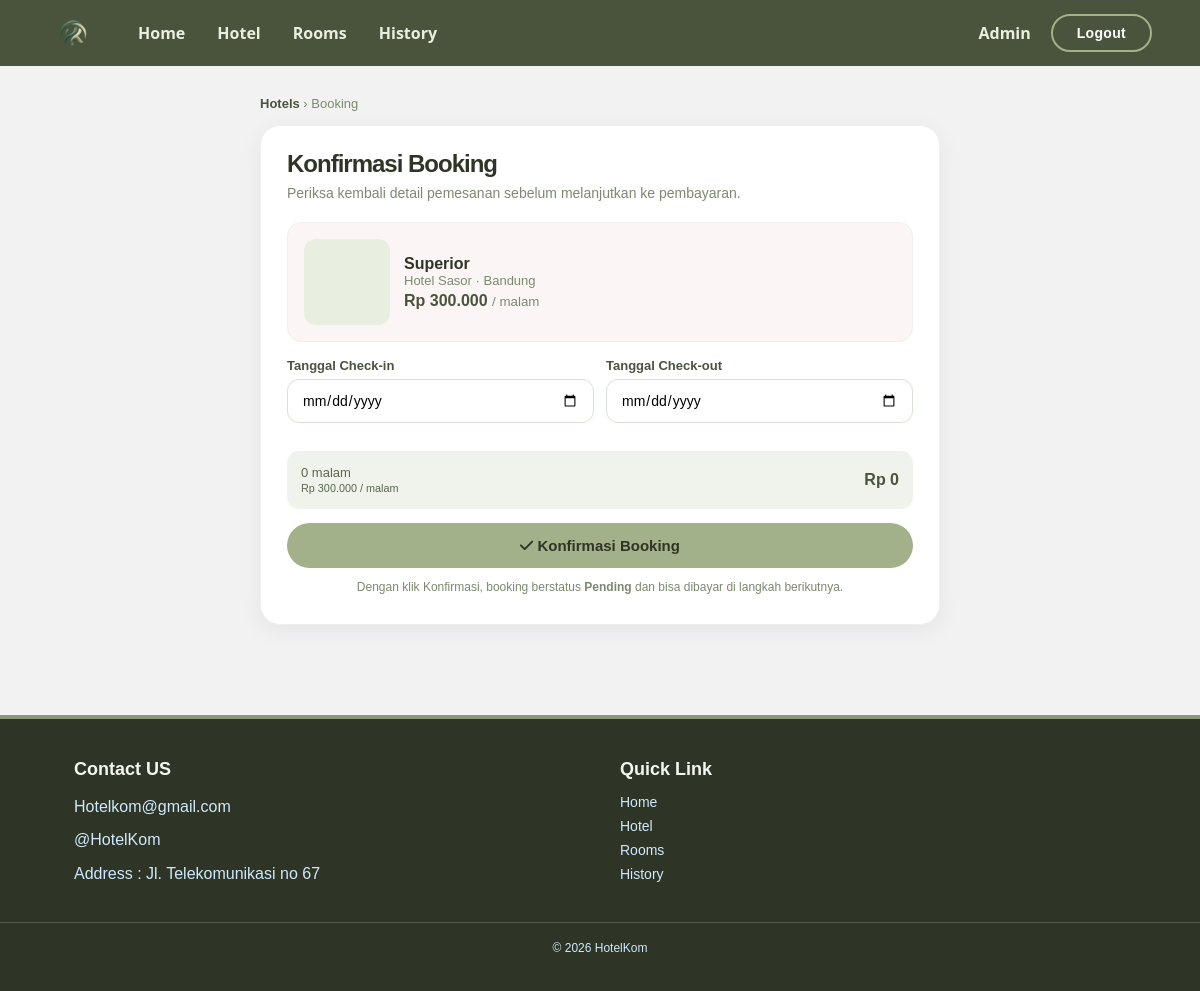
Page /booking.php?id_kamar=4 (signed in) on the committed database.
### tables this page shows
CREATE TABLE `rooms` (
  `id_kamar` int(11) NOT NULL,
  `id_hotel` int(11) DEFAULT NULL,
  `tipe_kamar` varchar(50) NOT NULL,
  `harga_per_malam` decimal(10,2) NOT NULL,
  `stok_kamar` int(11) NOT NULL,
  `deskripsi_kamar` text DEFAULT NULL
);

CREATE TABLE `hotels` (
  `id_hotel` int(11) NOT NULL,
  `nama_hotel` varchar(100) NOT NULL,
  `alamat` text NOT NULL,
  `kota` varchar(50) NOT NULL,
  `deskripsi` text DEFAULT NULL
);

### booking.php (the view, shortened to what this page needs)
<?php
require_once 'config/koneksi.php';
$prefill_kamar = null;
if ($_SERVER['REQUEST_METHOD'] === 'GET' && isset($_GET['id_kamar']) && is_numeric($_GET['id_kamar'])) {
    $idk = (int)$_GET['id_kamar'];
    $stmt = mysqli_prepare($koneksi, "SELECT r.*, h.nama_hotel, h.kota FROM rooms r JOIN hotels h ON h.id_hotel=r.id_hotel WHERE r.id_kamar=?");
    mysqli_stmt_bind_param($stmt, "i", $idk);
    mysqli_stmt_execute($stmt);
    $prefill_kamar = mysqli_fetch_assoc(mysqli_stmt_get_result($stmt));
}
function e($s){ return htmlspecialchars((string)$s, ENT_QUOTES,'UTF-8'); }
function rupiah($n){ return 'Rp '.number_format((float)$n,0,',','.'); }
include 'includes/header.php';
include 'includes/navbar.php';
?>
<div class="booking-wrap">
    <div style="font-size:13px;color:#7a8a6e;margin-bottom:14px;">
        <a href="hotels.php" style="color:#4A533C;text-decoration:none;font-weight:600;">Hotels</a> &rsaquo; Booking
    </div>
    <div class="booking-card-main">
        <h1>Konfirmasi Booking</h1>
        <p class="sub">Periksa kembali detail pemesanan sebelum melanjutkan ke pembayaran.</p>
        <?php if ($prefill_kamar): ?>
            <div class="kamar-preview">
                <div class="kamar-preview-img"></div>
                <div>
                    <div style="font-weight:700;color:#2F3526;"><?php echo e($prefill_kamar['tipe_kamar']); ?></div>
                    <div style="font-size:13px;color:#7a8a6e;"><?php echo e($prefill_kamar['nama_hotel']); ?> &middot; <?php echo e($prefill_kamar['kota']); ?></div>
                    <div style="font-weight:700;color:#4A533C;margin-top:4px;"><?php echo rupiah($prefill_kamar['harga_per_malam']); ?> <small style="font-weight:400;color:#7a8a6e;">/ malam</small></div>
                </div>
            </div>
            <form method="POST" action="booking.php" id="bookingForm">
                <div style="display:grid;grid-template-columns:1fr 1fr;gap:12px;">
                    <div class="form-group">
                        <label>Tanggal Check-in</label>
                        <input type="date" name="tanggal_checkin" id="ci" required min="<?php echo date('Y-m-d', strtotime('+1 day')); ?>" value="<?php echo e($_POST['tanggal_checkin'] ?? ''); ?>">
                    </div>
                    <div class="form-group">
                        <label>Tanggal Check-out</label>
                        <input type="date" name="tanggal_checkout" id="co" required value="<?php echo e($_POST['tanggal_checkout'] ?? ''); ?>">
                    </div>
                </div>
                <div class="total-box">
                    <span style="font-size:13px;color:#5a6650;">
                        <span id="malamTxt">0 malam</span><br>
                        <small><?php echo rupiah($prefill_kamar['harga_per_malam']); ?> / malam</small>
                    </span>
                    <strong id="totalTxt" style="color:#4A533C;">Rp 0</strong>
                </div>
                <button type="submit" class="btn-submit"><i class="fa-solid fa-check"></i> Konfirmasi Booking</button>
                <p style="font-size:12px;color:#7a8a6e;text-align:center;margin-top:10px;">Dengan klik Konfirmasi, booking berstatus <strong>Pending</strong> dan bisa dibayar di langkah berikutnya.</p>
            </form>
        <?php endif; ?>
    </div>
</div>
<?php include 'includes/footer.php'; ?>

### assets/css/style.css (style rules this page uses)
:root { --first-color: hsl(82, 60%, 28%); --title-color: hsl(0, 0%, 15%); --text-color: hsl(0, 0%, 35%); --body-color: hsl(0, 0%, 95%); --container-color: hsl(0, 0%, 100%); --body-font: "Poppins", sans-serif; --h2-font-size: 1.25rem; --small-font-size: .813rem; }
body { margin: 0; }
h1 { font-size: 60px; line-height: 100%; font-weight: 800; letter-spacing: -1px; margin: 16px 0; background: linear-gradient(90deg, #4A533C 7%, #A3B18A 90%); background-clip: text; color: transparent; }
p { font-size: 16px; line-height: 160%; }
@media screen and (min-width: 1120px) { :root { --h2-font-size: 1.5rem; --small-font-size: .875rem; } }
* { box-sizing: border-box; padding: 0; margin: 0; }
body { font-family: var(--body-font); background-color: var(--body-color); color: var(--text-color); }
::placeholder { font-weight: 500; color: #888; }

### booking.php (style rules this page uses)
.booking-wrap { max-width:720px; margin:30px auto; padding:0 20px 60px; }
.booking-card-main { background:#fff; border-radius:20px; padding:26px; box-shadow:0 6px 24px rgba(0,0,0,.06); border:1px solid #eef1eb; }
.booking-card-main h1 { font-size:24px; color:#2F3526; margin:0 0 6px; background:none; -webkit-text-fill-color:#2F3526; }
.booking-card-main p.sub { color:#7a8a6e; font-size:14px; margin-bottom:18px; }
.form-group { margin-bottom:14px; }
.form-group label { display:block; font-weight:600; color:#4A533C; font-size:13px; margin-bottom:6px; }
.form-group input, .form-group select { width:100%; box-sizing:border-box; padding:12px 14px; border:1px solid #d9e2d0; border-radius:12px; font:inherit; font-size:14px; outline:none; }
.kamar-preview { background:#fbf5f5; border:1px solid #eef1eb; border-radius:14px; padding:16px; display:flex; gap:14px; align-items:center; margin-bottom:16px; }
.kamar-preview-img { width:86px; height:86px; border-radius:12px; background:#e9efe0 url('assets/images/superior.jpe') center/cover no-repeat; flex-shrink:0; }
.btn-submit { width:100%; padding:14px; background:#A3B18A; color:#2F3526; border:none; border-radius:999px; font-weight:700; font-size:15px; cursor:pointer; transition:all .2s; }
.total-box { background:#f0f3eb; border-radius:12px; padding:14px; margin:14px 0; display:flex; justify-content:space-between; align-items:center; }

### rows in the picture
rooms: tipe_kamar "Superior", id_hotel.nama_hotel "Hotel Sasor", id_hotel.kota "Bandung", harga_per_malam "Rp 300.000"

### other values in the picture
$_SESSION['nama'] "Admin"
